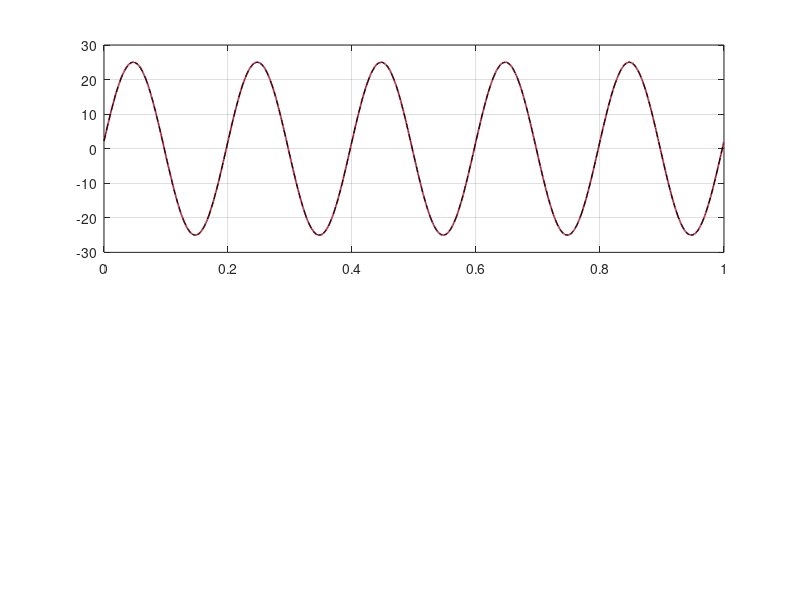

The MATLAB script that drew this image: (Note: this script raises an error after producing the figure.)
%% %%%%%%%%%%%%%%%%%%%%%%%%%%%%%%%%%%%%%%%%%%%%%%%%%%%%%%%%%%%%%%%%%%%%%%%%
% PROJECT: Advanced Multi-Component Signal Synthesizer (AMSS)
% AUTHOR: Varun Goyal (ID: 102315115)
% DATE: 08-April-2026
% DESCRIPTION: Framework for generating, analyzing, and visualizing 
%              composite sinusoidal waveforms with additive noise.
%% %%%%%%%%%%%%%%%%%%%%%%%%%%%%%%%%%%%%%%%%%%%%%%%%%%%%%%%%%%%%%%%%%%%%%%%%

clc; clear; close all;

%% 1. CONFIGURATION & CONSTANTS
params.Fs = 2000;                     % Sampling Frequency (Nyquist compliant)
params.Duration = 1.0;                % Signal duration in seconds
params.t = 0:1/params.Fs:params.Duration-(1/params.Fs); 
params.NoiseFloor = 0.05;             % Additive White Gaussian Noise level

%% 2. USER DATA ACQUISITION
fprintf('--- AMSS Signal Configuration ---\n');
N = input('Enter number of components to synthesize: ');

% Pre-allocate memory for speed
signal_components = zeros(N, length(params.t));
composite_signal = zeros(1, length(params.t));

%% 3. COMPOSITE SIGNAL SYNTHESIS ENGINE
for k = 1:N
    fprintf('\nConfiguring Component #%d:\n', k);
    A   = input('  > Amplitude: ');
    f   = input('  > Frequency (Hz): ');
    phi = input('  > Phase (deg): ');
    
    % Generate individual component
    signal_components(k, :) = A * sin(2*pi*f*params.t + deg2rad(phi));
    
    % Accumulate into composite signal
    composite_signal = composite_signal + signal_components(k, :);
end

% Add Stochastic Noise Element
noise = params.NoiseFloor * randn(size(params.t));
composite_signal_noisy = composite_signal + noise;

%% 4. FREQUENCY DOMAIN ANALYSIS (FFT)
L = length(params.t);
Y = fft(composite_signal_noisy);
P2 = abs(Y/L);
P1 = P2(1:L/2+1);
P1(2:end-1) = 2*P1(2:end-1);
f_axis = params.Fs*(0:(L/2))/L;

%% 5. MULTI-PANEL VISUALIZATION
figure('Name', 'AMSS Framework Output', 'Color', [1 1 1], 'Position', [100 100 1000 700]);

% Subplot 1: Time Domain Signal
subplot(2,1,1);
plot(params.t, composite_signal_noisy, 'Color', [0.6350 0.0780 0.1840], 'LineWidth', 1.2);
hold on;
plot(params.t, composite_signal, 'k--', 'LineWidth', 0.8); % Clean reference
grid on; minorgrid on;
title(['\fontsize{14}Time Domain Analysis: Composite Waveform']);
xlabel('Time (seconds)'); ylabel('Amplitude');
legend(['Noisy Signal (Varun Goyal 102315115)'], 'Pure Signal');

% Subplot 2: Frequency Domain (Magnitude Spectrum)
subplot(2,1,2);
stem(f_axis, P1, 'Color', [0 0.4470 0.7410], 'MarkerFaceColor', 'flat');
grid on;
xlim([0 max(f_axis)/4]); % Zooming into relevant range
title('\fontsize{14}Frequency Domain Analysis: Power Spectrum');
xlabel('Frequency (Hz)'); ylabel('|P1(f)|');

%% 6. ANALYTICS REPORT
fprintf('\n--- Signal Analytics Report ---\n');
fprintf('Root Mean Square (RMS): %.4f\n', rms(composite_signal_noisy));
fprintf('Peak-to-Peak Amplitude: %.4f\n', peak2peak(composite_signal_noisy));
fprintf('Sampling Rate: %d Hz\n', params.Fs);
fprintf('Report generated for: Varun Goyal (102315115)\n');
